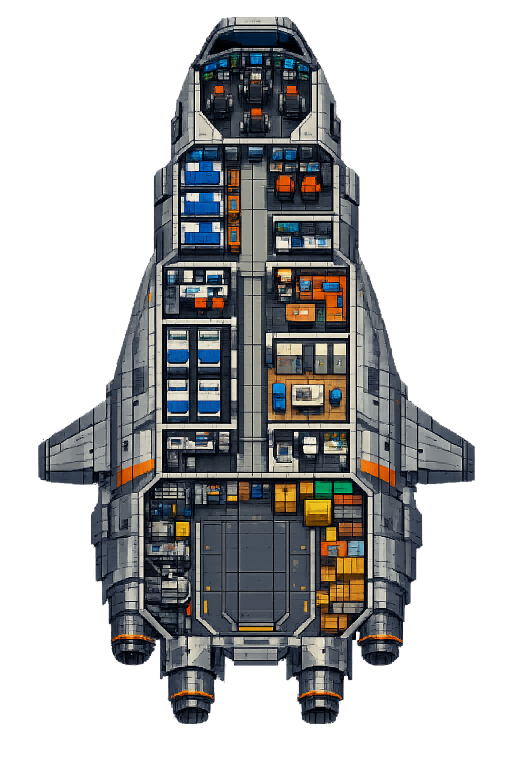
#> input picture chatgptSpaceShip1.png, 1024 x 1536 px, found by its file name (shown at 1/2 size)
$ python ship_to_level.py
#> lines starting #> are read from the running program, lines starting #| are printed output that depends on the picture; after the words box and inside, x2 and y2 are one past the last pixel; in counts of white or black regions, pixels touching at a corner belong together
"""
Convert chatGPT spaceship image to a game level.
Outputs a material map as PNG and optionally a numpy array.
"""
from PIL import Image
import numpy as np

# --- Config ---
INPUT = "C:/Users/steen/projects/breach/chatgptSpaceShip1.png"
CORRIDOR_WIDTH_TILES = 6
OUTPUT_PNG = "C:/Users/steen/projects/breach/prototypes/ship_level_preview.png"
OUTPUT_NPY = "C:/Users/steen/projects/breach/levels/ship1_materials.npy"

# Material IDs (matching game.py)
MAT_AIR  = 0
MAT_HULL = 1
MAT_WOOD = 2  # interior walls
MAT_DOOR = 3

# --- Load and rotate ---
img = Image.open(INPUT)
#> img is the input picture: PIL image 1024x1536 RGBA; mean R, G, B, A 53.2, 54.5, 56, 110.5
arr = np.array(img)
arr = np.rot90(arr, k=-1)  # front points right
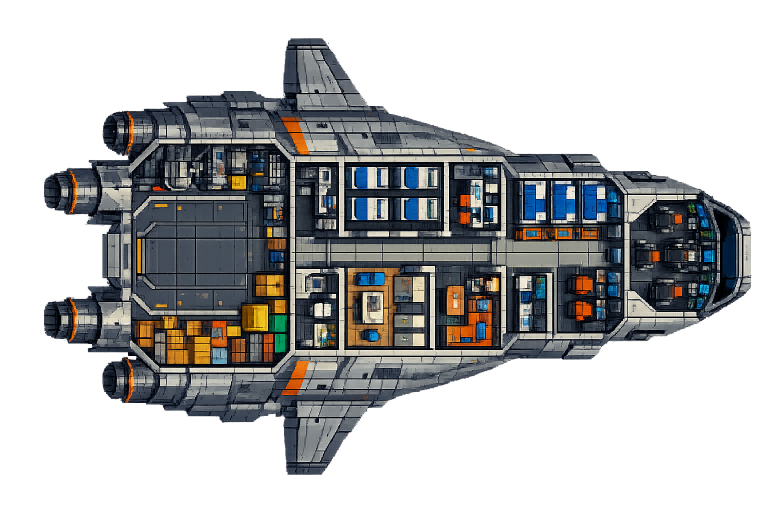
#> arr: shape (1024, 1536, 4) (shown at 1/2 size); mean R, G, B, A 53.2, 54.5, 56, 110.5; transparent parts drawn white
print(f"Image after rotation: {arr.shape}")
#| Image after rotation: (1024, 1536, 4)

# --- Compute scale ---
# Find corridor width at center of ship
mid_col = arr.shape[1] // 2
#> mid_col = 768
alpha_col = arr[:, mid_col, 3]
#> alpha_col = 1024 values, max 255 at index 221, min 0 at index 0, mean 147.7
bright_col = arr[:, mid_col, :3].mean(axis=1)
#> bright_col = 1024 values, max 252.3 at index 700, min 0 at index 394, mean 93.06
corridor = (alpha_col > 128) & (bright_col > 80)

# Find widest run
runs = []
start = None
for i, v in enumerate(corridor):
    if v and start is None: start = i
    if not v and start is not None:
        runs.append((start, i, i - start))
        start = None
#> after the loop, runs = 29 items, first 6: (216, 220, 4), (223, 225, 2), (240, 242, 2), (245, 264, 19), (275, 280, 5), (285, 286, 1)
if start is not None:
    runs.append((start, len(corridor), len(corridor) - start))
runs.sort(key=lambda x: -x[2])
corridor_px = runs[0][2]
#> corridor_px = 47
scale = corridor_px / CORRIDOR_WIDTH_TILES
#> scale = 7.83
print(f"Corridor: {corridor_px}px -> {CORRIDOR_WIDTH_TILES} tiles, scale={scale:.1f} px/tile")
#| Corridor: 47px -> 6 tiles, scale=7.8 px/tile

# --- Downscale ---
target_h = int(arr.shape[0] / scale)
#> target_h = 130
target_w = int(arr.shape[1] / scale)
#> target_w = 196
print(f"Level size: {target_w} x {target_h} tiles")
#| Level size: 196 x 130 tiles

# Downscale by block-averaging
materials = np.full((target_h, target_w), MAT_AIR, dtype=np.int8)
#> materials: shape (130, 196) int8; every value is 0

for ty in range(target_h):
    for tx in range(target_w):
        # Source block
        sy0 = int(ty * scale)
        sy1 = min(int((ty + 1) * scale), arr.shape[0])
        sx0 = int(tx * scale)
        sx1 = min(int((tx + 1) * scale), arr.shape[1])

        block = arr[sy0:sy1, sx0:sx1]
        if block.size == 0:
            continue

        avg_alpha = block[:, :, 3].mean()
        avg_brightness = block[:, :, :3].mean()
        avg_r = block[:, :, 0].mean()
        avg_g = block[:, :, 1].mean()
        avg_b = block[:, :, 2].mean()

        if avg_alpha < 100:
            # Transparent = vacuum (outside ship)
            materials[ty, tx] = MAT_AIR  # will be vacuum
        elif avg_brightness < 45:
            # Very dark = hull walls
            materials[ty, tx] = MAT_HULL
        elif avg_brightness < 75:
            # Medium dark = interior walls / hull
            # Check if it's more gray (hull) or colored (interior wall)
            color_variance = np.std([avg_r, avg_g, avg_b])
            if color_variance < 15:
                materials[ty, tx] = MAT_HULL
            else:
                materials[ty, tx] = MAT_WOOD
        else:
            # Bright = interior air
            materials[ty, tx] = MAT_AIR
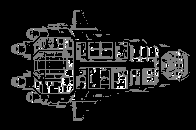
#> materials: shape (130, 196) int8; min 0, max 2, mean 0.21; drawn with min black and max white

# --- Mark vacuum: air tiles outside the ship ---
# Flood fill from corners to find exterior
from collections import deque

is_exterior = np.zeros_like(materials, dtype=bool)
queue = deque()

# Seed from all edges
for x in range(target_w):
    for y in [0, target_h - 1]:
        if materials[y, x] == MAT_AIR:
            queue.append((y, x))
            is_exterior[y, x] = True
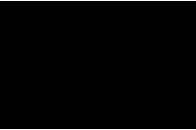
#> is_exterior: shape (130, 196) bool; 1.5% white in thin lines or dots
for y in range(target_h):
    for x in [0, target_w - 1]:
        if materials[y, x] == MAT_AIR:
            queue.append((y, x))
            is_exterior[y, x] = True
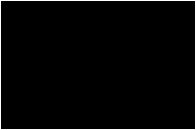
#> is_exterior: shape (130, 196) bool; 2.5% white in thin lines or dots

while queue:
    cy, cx = queue.popleft()
    for dy, dx in [(-1,0),(1,0),(0,-1),(0,1)]:
        ny, nx = cy+dy, cx+dx
        if 0 <= ny < target_h and 0 <= nx < target_w:
            if not is_exterior[ny, nx] and materials[ny, nx] == MAT_AIR:
                is_exterior[ny, nx] = True
                queue.append((ny, nx))
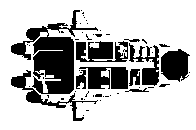
#> is_exterior: shape (130, 196) bool; 73.9% white; 54 black regions (41 under 20 px), largest, box (x1, y1, x2, y2) and area: (11, 10, 98, 94) 2674, (79, 67, 128, 89) 785, (76, 41, 128, 62) 770

# Count
n_exterior = is_exterior.sum()
#> n_exterior = 18820
n_hull = (materials == MAT_HULL).sum()
#> n_hull = 4534
n_wood = (materials == MAT_WOOD).sum()
#> n_wood = 406
n_interior = ((materials == MAT_AIR) & ~is_exterior).sum()
#> n_interior = 1720
print(f"Exterior (vacuum): {n_exterior}, Hull: {n_hull}, Wood: {n_wood}, Interior air: {n_interior}")
#| Exterior (vacuum): 18820, Hull: 4534, Wood: 406, Interior air: 1720

# --- Generate preview image ---
preview = np.zeros((target_h, target_w, 3), dtype=np.uint8)
preview[is_exterior] = [0, 0, 0]           # vacuum = black
preview[materials == MAT_HULL] = [80, 85, 95]   # hull = gray
preview[materials == MAT_WOOD] = [140, 100, 60] # wood = brown
interior_air = (materials == MAT_AIR) & ~is_exterior
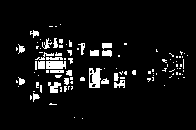
#> interior_air: shape (130, 196) bool; 6.8% white; 106 white regions (83 under 20 px), largest, box (x1, y1, x2, y2) and area: (89, 68, 102, 88) 180, (46, 61, 66, 69) 151, (48, 82, 61, 93) 88
preview[interior_air] = [40, 45, 50]        # interior = dark

# Scale up for visibility
preview_img = Image.fromarray(preview)
preview_img = preview_img.resize((target_w * 4, target_h * 4), Image.NEAREST)
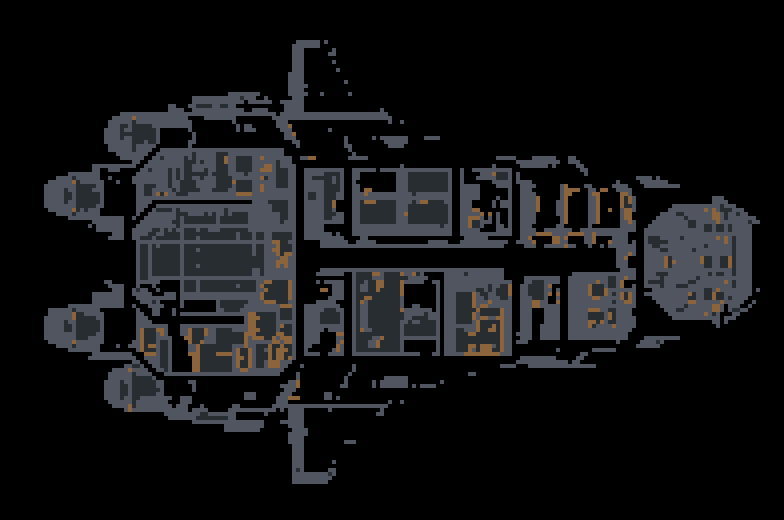
#> preview_img: PIL image 784x520 RGB; mean R, G, B 19.2, 19.8, 21.2
preview_img.save(OUTPUT_PNG)
print(f"Preview saved to {OUTPUT_PNG}")

# --- Save material array ---
import os
os.makedirs(os.path.dirname(OUTPUT_NPY), exist_ok=True)

# Save with vacuum info
level_data = {
    'materials': materials,
    'is_exterior': is_exterior,
    'width': target_w,
    'height': target_h,
}
np.save(OUTPUT_NPY, level_data)
print(f"Level data saved to {OUTPUT_NPY}")
print("Done!")
